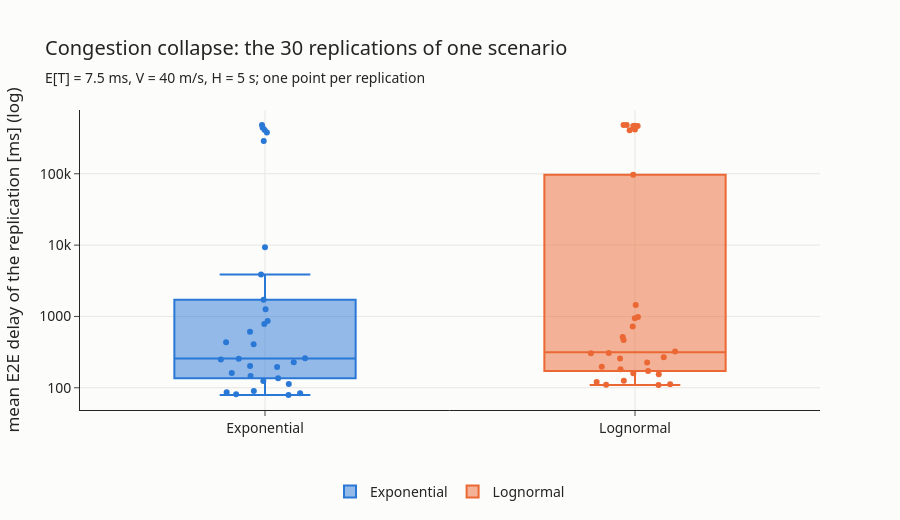

The notebook cell saved with this chart:
### Markdown cell above
**Congestion collapse.** The scenarios below have replications whose queue exploded (more than 10,000 packets, section 0). The chart shows the mean delay of **each** of the 30 replications of the worst scenario: most of them stay below about 2 s, a few end with a queue of tens of thousands of packets.

This is a loop: when the vehicle is on a far BS, S is large and the queue grows; the handover packets wait in **the same queue**, so the new BS arrives later; the vehicle stays even longer on the far BS, and S grows again. Whether a run escapes from it depends on where the vehicle is when the queue starts to grow, which is why the start position matters here.

### Code cell
display(summary[summary["collapsed"] > 0][["dist", "T_ms", "V", "H", "collapsed", "replicas"]])

fig = go.Figure()
for k, dist in enumerate(["Exponential", "Lognormal"]):
    d = runs[(runs["dist"] == dist) & (runs["T_ms"] == 7.5) & (runs["V"] == 40) & (runs["H"] == 5)]
    fig.add_trace(go.Box(y=d["endToEndDelay:mean"] * 1000, name=dist, marker_color=COLORS[k],
                         boxpoints="all", jitter=0.5, pointpos=0))
fig.update_yaxes(type="log", dtick=1, title="mean E2E delay of the replication [ms] (log)")
style(fig, "Congestion collapse: the 30 replications of one scenario",
      "E[T] = 7.5 ms, V = 40 m/s, H = 5 s; one point per replication")
save(fig, "08_collapse")
fig.show()

### Figure 1 — Plotly figure (JSON) as saved in the notebook; plotly's stock layout.template omitted (floating-point values rounded to 4 significant figures)
{"data": [{"boxpoints": "all", "jitter": 0.5, "marker": {"color": "#2a78d6"}, "name": "Exponential", "pointpos": 0, "type": "box", "y": [442000.0, 228.6, 195.4, 83.61, 1714.0, 610.6, 113.1, 202.2, 124.2, 86.7, 90.42, 434.8, 146.7, 258.5, 136.3, 482800.0, 786.0, 161.4, 79.21, 254.9, 3877.0, 411700.0, 287900.0, 250.1, 406.6, 81.45, 9341.0, 1266.0, 378400.0, 860.9]}, {"boxpoints": "all", "jitter": 0.5, "marker": {"color": "#eb6834"}, "name": "Lognormal", "pointpos": 0, "type": "box", "y": [482300.0, 267.3, 225.9, 111.8, 96860.0, 720.9, 154.6, 257.0, 160.0, 110.1, 120.3, 513.9, 171.2, 322.7, 182.2, 466600.0, 978.5, 197.7, 109.3, 305.7, 416200.0, 482600.0, 469700.0, 306.2, 467.6, 125.9, 409000.0, 1441.0, 469400.0, 947.1]}], "layout": {"font": {"family": "Segoe UI, Arial", "size": 14}, "height": 520, "legend": {"orientation": "h", "x": 0.5, "xanchor": "center", "y": -0.22}, "margin": {"t": 110}, "paper_bgcolor": "#fcfcfb", "plot_bgcolor": "#fcfcfb", "title": {"subtitle": {"text": "E[T] = 7.5 ms, V = 40 m/s, H = 5 s; one point per replication"}, "text": "Congestion collapse: the 30 replications of one scenario"}, "xaxis": {"gridcolor": "#e8e7e3", "showgrid": true}, "yaxis": {"dtick": 1, "gridcolor": "#e8e7e3", "showgrid": true, "title": {"text": "mean E2E delay of the replication [ms] (log)"}, "type": "log"}}}
